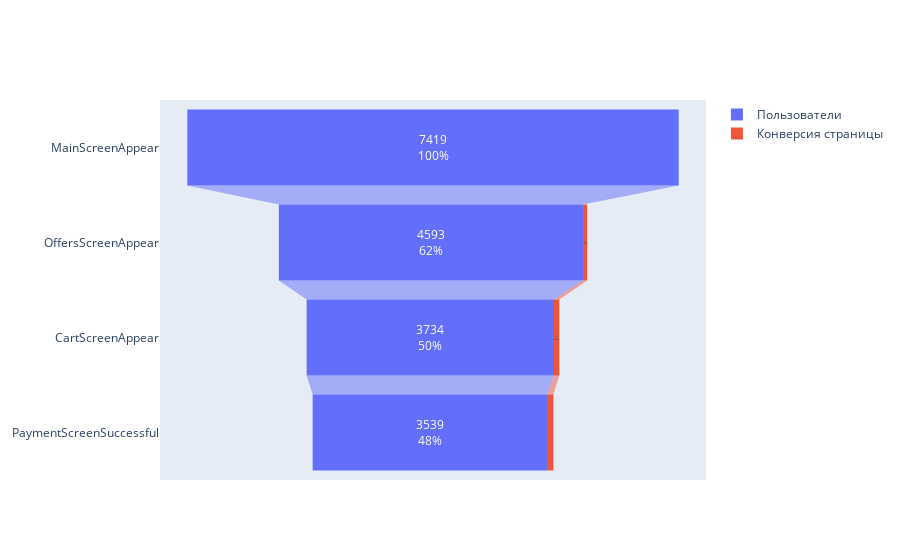

Notebook code for this chart:
### Code cell
fig = go.Figure()

fig.add_trace(go.Funnel(
    name = 'Пользователи',
    y = ['MainScreenAppear','OffersScreenAppear','CartScreenAppear','PaymentScreenSuccessful'],
    x = event_group['user_id'],
    textinfo = "value+percent initial"))

fig.add_trace(go.Funnel(
    name = 'Конверсия страницы',
    orientation = "h",
    y = ['MainScreenAppear','OffersScreenAppear','CartScreenAppear','PaymentScreenSuccessful'],
    x = event_group['cr_screen'],
    textposition = "inside",
    textinfo = "value+percent previous"))

fig.show()

### Figure 1 — Plotly figure (JSON) as saved in the notebook; plotly's stock layout.template omitted (floating-point values rounded to 4 significant figures)
{"data": [{"name": "Пользователи", "textinfo": "value+percent initial", "type": "funnel", "x": [7419, 4593, 3734, 3539], "y": ["MainScreenAppear", "OffersScreenAppear", "CartScreenAppear", "PaymentScreenSuccessful"]}, {"name": "Конверсия страницы", "orientation": "h", "textinfo": "value+percent previous", "textposition": "inside", "type": "funnel", "x": [null, 62, 81, 95], "y": ["MainScreenAppear", "OffersScreenAppear", "CartScreenAppear", "PaymentScreenSuccessful"]}], "layout": {}}
